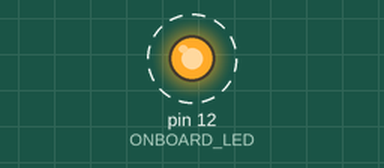
The sketch below on a simulated Arduino Uno, built with avr-gcc and run on an emulated ATmega328P. On the bench: output pins drawn as LEDs (lit = HIGH). Dashed ring = blinking.

Above: at 1.2 s.
Timing chart, 0 to 5.9 s (numbered marks = the images above):
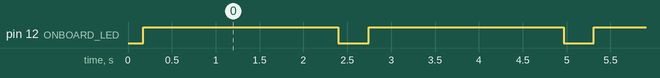

Measured:
- by itself, pin 12 (ONBOARD_LED): alternates HIGH for 2.2 s and LOW for 0.34 s

The sketch:

C10.ino
```cpp
/*
 *  Ex_10 - AnalogOut
 *  Simple Triangle breathing LED on the TomatoCube Pico MainBoard
 *  LED
 *  -- GP12
 *
 */

#define ONBOARD_LED 12    // LED GP12

float smoothness_pts = 500;
int x = 0;
float betaC = 1.0;
float gammaC = 0.5;

// the setup function runs once when you press reset or power the board
void setup() {
  // initialize digital pin LED_BUILTIN as an output.
  pinMode(ONBOARD_LED, OUTPUT);
}

// the loop function runs over and over again forever
void loop() {
    if (x >= smoothness_pts)
        x = 0;
    float pwm_val = 255.0*(sqrt(1.0 -  sq(abs((2.0*(x/smoothness_pts))-1.0))));
    float pwn_val = 255.0 * (sq(-((sq(x/smoothness_pts)-betaC)/gammaC))/2.0);
    analogWrite(ONBOARD_LED,int(pwm_val));
    x += 1;
    delay(5);
}

                
```
